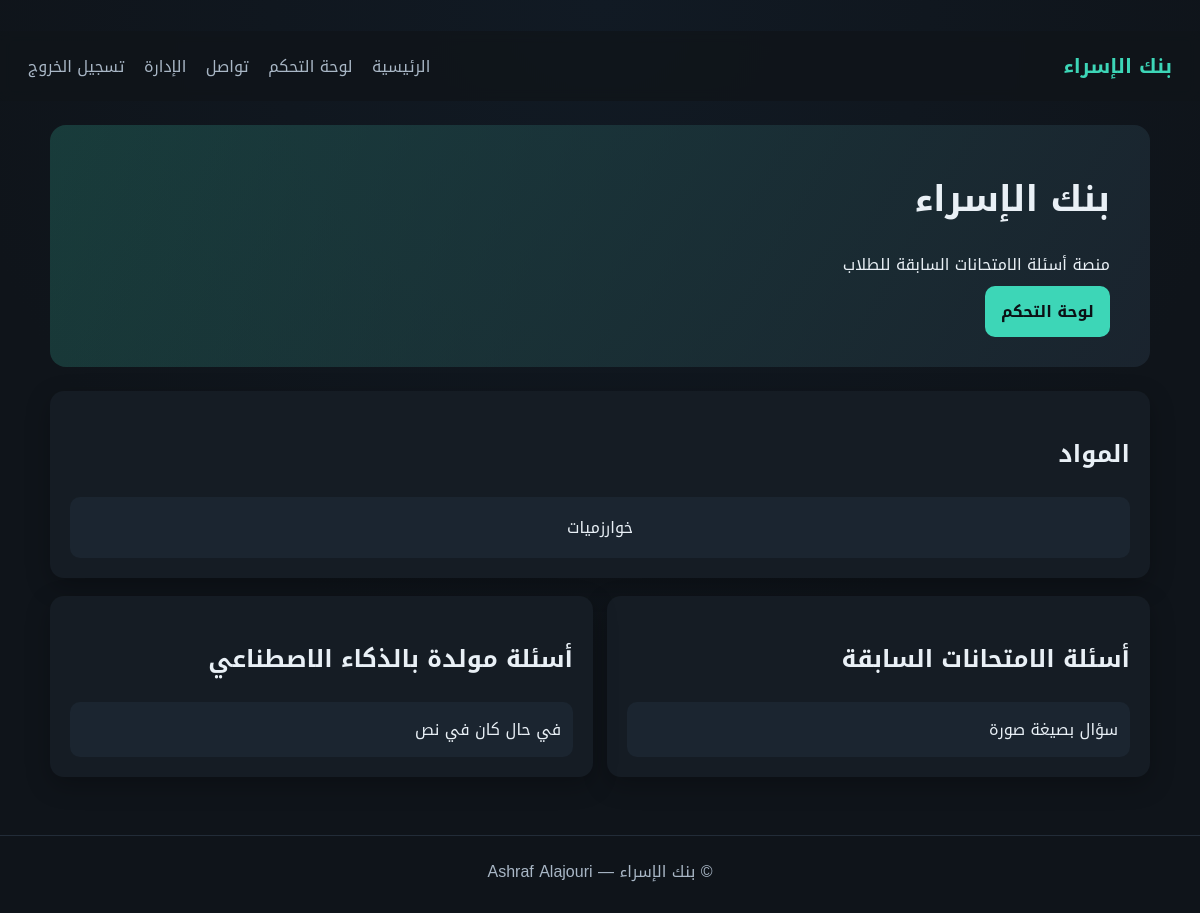
The page / (signed in) on the database its author committed.
### tables this page shows
CREATE TABLE subjects (
            id INTEGER PRIMARY KEY AUTOINCREMENT,
            name TEXT UNIQUE NOT NULL,
            created_at TEXT NOT NULL
        );

CREATE TABLE questions (
            id INTEGER PRIMARY KEY AUTOINCREMENT,
            subject_id INTEGER NOT NULL,
            exam_type TEXT NOT NULL CHECK (exam_type IN ('mid','final')),
            question_text TEXT NOT NULL,
            choice_a TEXT NOT NULL,
            choice_b TEXT NOT NULL,
            choice_c TEXT NOT NULL,
            choice_d TEXT NOT NULL,
            correct_choice TEXT NOT NULL CHECK (correct_choice IN ('A','B','C','D')),
            explanation TEXT,
            created_at TEXT NOT NULL,
            updated_at TEXT NOT NULL, image_path TEXT, source TEXT,
            FOREIGN KEY(subject_id) REFERENCES subjects(id) ON DELETE CASCADE
        );

### app.py (the view)
@app.get("/", response_class=HTMLResponse)
def home(request: Request):
    user = get_current_user(request)
    conn = get_db()
    subjects = conn.execute("SELECT * FROM subjects ORDER BY name").fetchall()
    past_questions = conn.execute(
        "SELECT id, question_text, image_path FROM questions WHERE source = 'past' ORDER BY id DESC LIMIT 8"
    ).fetchall()
    ai_questions = conn.execute(
        "SELECT id, question_text, image_path FROM questions WHERE source = 'ai' ORDER BY id DESC LIMIT 8"
    ).fetchall()
    conn.close()
    return templates.TemplateResponse(
        "home.html",
        {
            "request": request,
            "user": user,
            "subjects": subjects,
            "past_questions": past_questions,
            "ai_questions": ai_questions,
            "flash": request.session.pop("flash", None),
        },
    )

### templates/home.html
﻿{% set title = "الرئيسية" %}
{% extends "base.html" %}
{% block content %}
<section class="hero">
  <div class="hero-text">
    <h1>بنك الإسراء</h1>
    <p>منصة أسئلة الامتحانات السابقة للطلاب</p>
    <div class="hero-actions">
      {% if user %}
        <a class="btn" href="/dashboard">لوحة التحكم</a>
      {% else %}
        <a class="btn" href="/register">إنشاء حساب</a>
        <a class="btn ghost" href="/login">تسجيل الدخول</a>
      {% endif %}
    </div>
  </div>
</section>
<section class="card">
  <h2>المواد</h2>
  <div class="grid">
    {% for s in subjects %}
      <a class="subject" href="/subjects/{{ s.id }}?exam=mid">{{ s.name }}</a>
    {% else %}
      <p>لا توجد مواد بعد.</p>
    {% endfor %}
  </div>
</section>
<section class="grid two">
  <div class="card">
    <h2>أسئلة الامتحانات السابقة</h2>
    <div class="list">
      {% for q in past_questions %}
        <a class="question-item" href="/questions/{{ q.id }}">
          <span>{{ q.question_text or 'سؤال بصيغة صورة' }}</span>
        </a>
      {% else %}
        <p>لا توجد أسئلة بعد.</p>
      {% endfor %}
    </div>
  </div>
  <div class="card">
    <h2>أسئلة مولدة بالذكاء الاصطناعي</h2>
    <div class="list">
      {% for q in ai_questions %}
        <a class="question-item" href="/questions/{{ q.id }}">
          <span>{{ q.question_text or 'سؤال بصيغة صورة' }}</span>
        </a>
      {% else %}
        <p>لا توجد أسئلة بعد.</p>
      {% endfor %}
    </div>
  </div>
</section>
{% endblock %}

### static/style.css (style rules this page uses)
* { box-sizing: border-box; }
body { margin: 0; font-family: "Tajawal", "Cairo", "Noto Kufi Arabic", sans-serif; background: radial-gradient(circle at top, #111a24, #0f141a 60%); color: var(--text); min-height: 100vh; display: flex; flex-direction: column; }
a { color: var(--text); text-decoration: none; }
.hero { padding: 40px; background: linear-gradient(120deg, rgba(61, 214, 183, 0.2), rgba(27, 37, 48, 0.9)); border-radius: 16px; margin-bottom: 24px; }
.hero h1 { margin: 0 0 8px; font-size: 36px; }
.hero-actions .btn { margin-left: 8px; }
.card { background: var(--panel); border-radius: 14px; padding: 20px; margin-bottom: 18px; box-shadow: 0 8px 24px rgba(0,0,0,0.25); }
.grid { display: grid; grid-template-columns: repeat(auto-fit, minmax(200px, 1fr)); gap: 14px; }
.grid.two { grid-template-columns: repeat(auto-fit, minmax(320px, 1fr)); }
.subject { background: var(--panel-2); padding: 14px; border-radius: 10px; text-align: center; border: 1px solid transparent; }
.btn { background: var(--accent); color: #0b1015; padding: 10px 16px; border: none; border-radius: 10px; cursor: pointer; font-weight: 600; }
.list { display: grid; gap: 10px; }
.question-item, .row, .item { background: var(--panel-2); padding: 12px; border-radius: 10px; display: flex; justify-content: space-between; align-items: center; gap: 12px; }

### rows shown on the page
subjects: name "خوارزميات"
questions: question_text "سؤال بصيغة صورة"
questions: question_text "في حال كان في نص"
